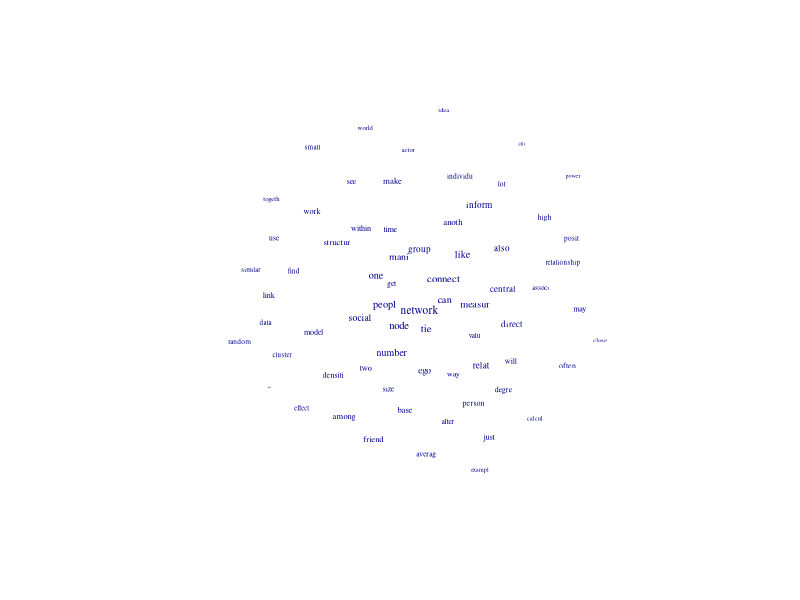
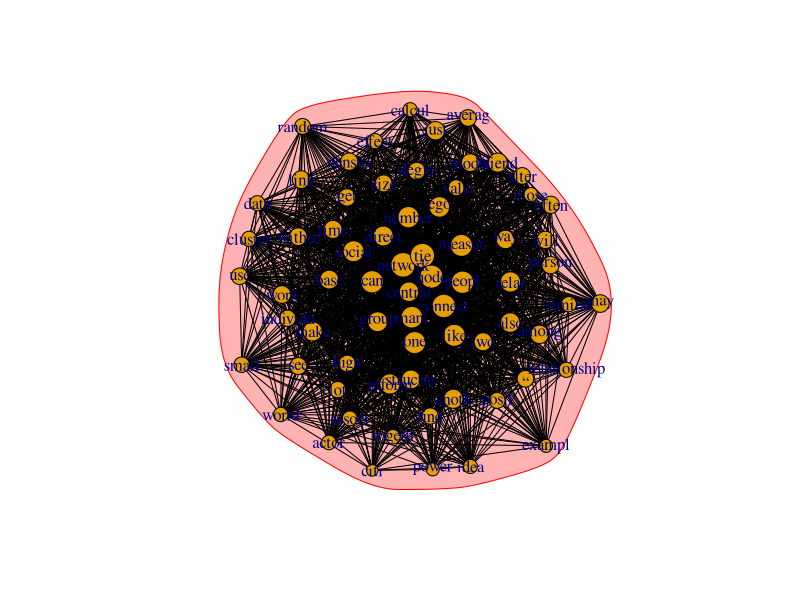
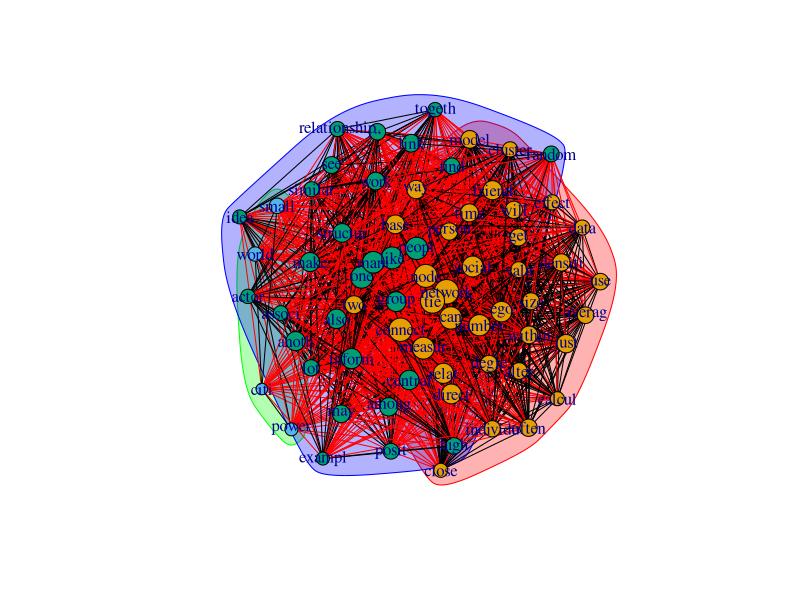
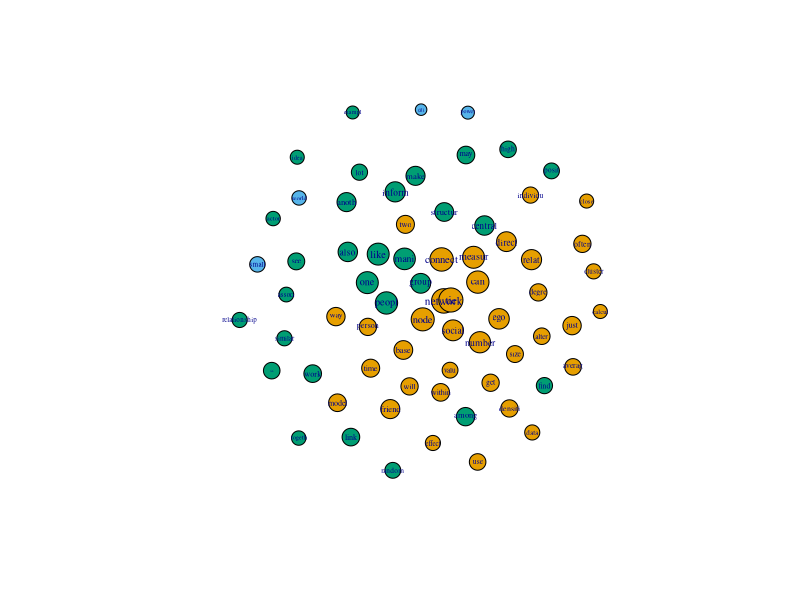

Generate these figures, in order, with R:
### 0. Libraries----
library(NLP)
library(tm)

topo <- function(x){
  nodes <- vcount(x)
  edges <- ecount(x)
  density <- graph.density(x, loops = T)
  
  topo <- data.frame(nodes,edges,density)
  return(topo)
}

### 1. import the file----
greg = readLines("text.txt")

### 2. Corpus ----
doc.vec <- VectorSource(greg)
doc.corpus <- Corpus(doc.vec)

#cleaning up the text
doc.corpus <- tm_map(doc.corpus, content_transformer(tolower))
doc.corpus <- tm_map(doc.corpus, removePunctuation)
doc.corpus <- tm_map(doc.corpus, removeNumbers)
doc.corpus <- tm_map(doc.corpus, removeWords, stopwords("english"))

#stemming & whitespace
library(SnowballC)
doc.corpus <- tm_map(doc.corpus, stemDocument)
doc.corpus <- tm_map(doc.corpus, stripWhitespace)

# TDM
TDM <- TermDocumentMatrix(doc.corpus)

#remove sparse terms
#TDM.common = removeSparseTerms(TDM, 0.05)

### 3. turning to graph ----
# change it to a Boolean matrix
termDocMatrix <- as.matrix(TDM)
termDocMatrix[termDocMatrix>=1] <- 1

# transform into a term-term adjacency matrix
termMatrix <- termDocMatrix %*% t(termDocMatrix)

library(igraph)
# build a graph from the above matrix
g <- graph.adjacency(termMatrix, weighted=T, mode = "undirected")

#subsetting based on degree - by providing matrix and required degree
filter.on.degree <- function(matrixY, x) {
  #finding nodes name based on the required degree
  a <- as.data.frame(degree(g))
  colnames(a) <- c("deg")
  a2 <- subset(a, deg > x)
  a2 <- cbind(Row.Names = rownames(a2), a2)
  
  newdata <- as.data.frame(matrixY)
  newdata <- cbind(Row.Names = rownames(newdata), newdata)
  newdata <- newdata[newdata$Row.Names %in% a2$Row.Names, ]
  newdata <- newdata[ , which(names(newdata) %in% a2$Row.Names)]
  
  cleaned_matrix <- as.matrix(newdata)
}

cleaned.termMatrix <- filter.on.degree(termMatrix, 200)
g2 <- graph.adjacency(cleaned.termMatrix, weighted=T, mode = "undirected")

# remove loops
g2 <- simplify(g2)
# set labels and degrees of vertices
V(g2)$label <- V(g2)$name
V(g2)$degree <- degree(g2)

#delete isolates
delete.isolates <- function(graph, mode = 'all') {
  isolates <- which(degree(graph, mode = mode) == 0) - 1
  delete.vertices(graph, isolates)
}
g2 <- delete.isolates(g2, mode = 'in')

### 4.Plot a Graph----
# set seed to make the layout reproducible
set.seed(3952)

V(g2)$size=degree(g2)/5
E(g2)$color <- "white"

pdf("sna_words4.pdf")
plot.igraph(g2,
     layout=layout.fruchterman.reingold(g2)*5,
     edge.arrow.size=0.3,
     vertex.shape="none",
     vertex.label.cex = degree(g2)/100,
     #vertex.label = ifelse(degree(g2) > 1, V(g2)$label, NA)
)
dev.off()


### 5. Community detection ----
topo(g2)

fgn = edge.betweenness.community (g2, directed = F, edge.betweenness = TRUE, merges = TRUE,
                                  bridges = TRUE, modularity = TRUE, membership = TRUE)  ## run Girvan-Newman partitioning
pdf("fgn.pdf")
plot(fgn, g2,
     vertex.frame.color = NULL)
dev.off()

fwt <- walktrap.community(g2, steps=25,modularity=TRUE) # , labels=TRUE)  ## run random walk partitioning

pdf("fwt.pdf")
plot(fwt, g2,
     )  ## plot R-W partitioning
dev.off()

## compare these methods to each other 
compare(fgn, fwt, method= c("nmi"))
compare(fgn, fwt, method= c("rand"))
compare(fgn, fwt, method= c("adjusted.rand"))

girvan = data.frame(fgn$membership)
rw = data.frame(fwt$membership)
traits <- row.names(cleaned.termMatrix)

fb <- cbind(traits, girvan, rw)

### attach rw membership to nodese for colors 
gg <- g2
V(gg)$color <- fwt$membership

pdf("sna_words4.pdf")
plot.igraph(gg,
            layout=layout.fruchterman.reingold(g2)*5,
            edge.arrow.size=0.3,
            #vertex.shape="none",
            vertex.label.cex = degree(gg)/100,
            #vertex.label = ifelse(degree(g2) > 1, V(g2)$label, NA)
)
dev.off()
